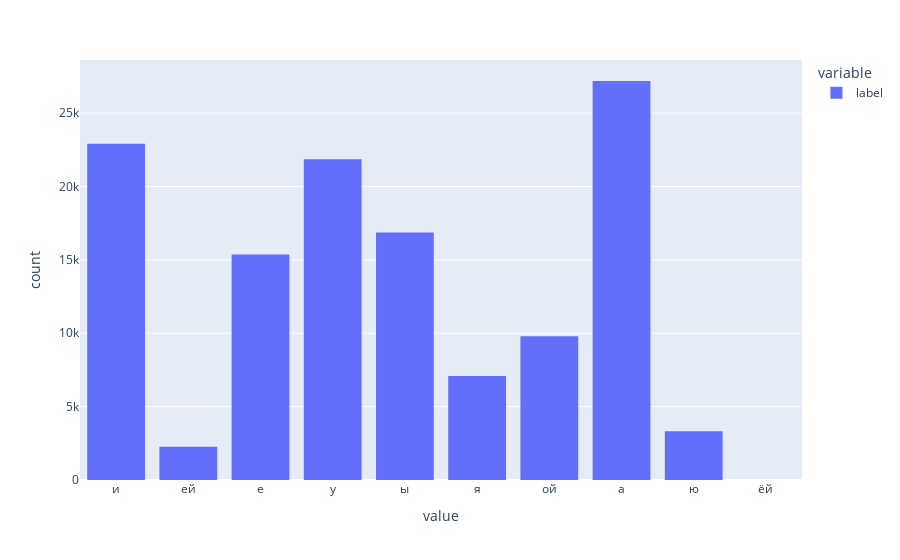

Here is the notebook cell this chart was saved with:
### Code cell
import plotly.express as px
fig = px.histogram(db.index.label.map(end_by_num), histnorm=None)
fig.show()

### Figure 1 — Plotly figure (JSON) as saved in the notebook; plotly's stock layout.template omitted (floating-point values rounded to 4 significant figures; data arrays with more than 128 entries replaced by an {"elided": "..."} marker saying what was removed)
{"data": [{"alignmentgroup": "True", "bingroup": "x", "hovertemplate": "variable=label<br>value=%{x}<br>count=%{y}<extra></extra>", "legendgroup": "label", "marker": {"color": "#636efa", "pattern": {"shape": ""}}, "name": "label", "offsetgroup": "label", "orientation": "v", "showlegend": true, "type": "histogram", "x": {"elided": "126659 str values"}, "xaxis": "x", "yaxis": "y"}], "layout": {"barmode": "relative", "legend": {"title": {"text": "variable"}, "tracegroupgap": 0}, "margin": {"t": 60}, "xaxis": {"anchor": "y", "domain": [0, 1], "title": {"text": "value"}}, "yaxis": {"anchor": "x", "domain": [0, 1], "title": {"text": "count"}}}}
